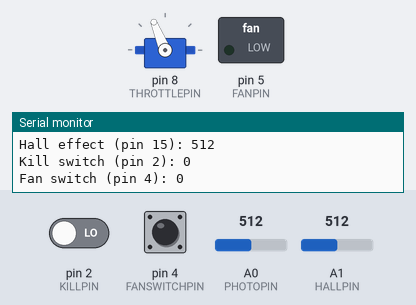
Simulated run of this sketch. Board: Arduino Uno, built with avr-gcc and run on an emulated ATmega328P. On the bench: servo, switched loads named in the sketch (green lamp = pin HIGH), the last lines printed to the serial monitor. The test bench sets the inputs (shaded band); at power-on: pin 4 (FANSWITCHPIN) LOW, pin 2 (KILLPIN) LOW, A0 (PHOTOPIN) = 512, A1 (HALLPIN) = 512.

Above: at 2.2 s.
2.3 s: pin 4 (FANSWITCHPIN) pulled HIGH for 1.25 s
At 3.9 s:
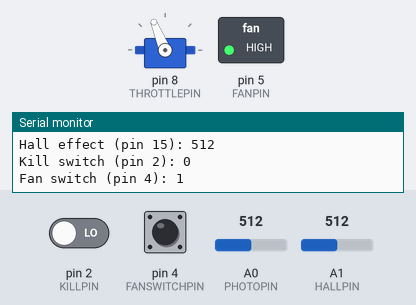
5.6 s: pin 4 (FANSWITCHPIN) pulled HIGH for 3.2 s
At 10.3 s:
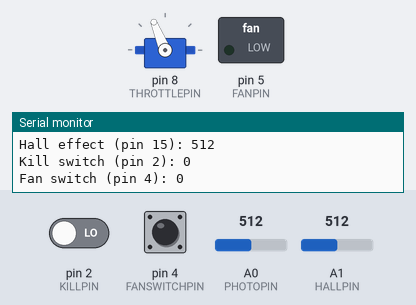
Timing chart, 0 to 11.8 s (numbered marks = the images above; inputs shaded):
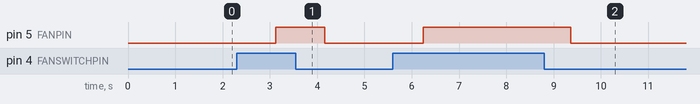

The sketch:

combustionTester.ino
```cpp
#define PHOTOPIN A0
//input pin is the pin to attach the bleach clock sensor too
#define KILLPIN 2
//digital pin for the kill switch
#define HALLPIN A1
//analog pin for the hall effect sensor
#define THROTTLEPIN 8
//pin for throttle control
#define FANPIN 5
//pin for fan
#define FANSWITCHPIN 4
//pin for fan switch

#include <Servo.h>

float throttleOpen = 75;
float throttleClose = 112;
float throttleInit = 75;
float throttleCurrent = throttleInit; //hold current value for throttle
Servo throttle;

void setup()
{
  Serial.begin(9600);
  Serial.println("-------------------");
  Serial.println("Begin run");

  pinMode(KILLPIN, INPUT);
  pinMode(HALLPIN, INPUT);
  pinMode(PHOTOPIN, INPUT);
  pinMode(FANPIN, OUTPUT);
  pinMode(FANSWITCHPIN, INPUT);
  throttle.attach(THROTTLEPIN);
  throttle.write(throttleInit);

  //test the servo
  throttle.write(throttleOpen);
  delay(1000);
  throttle.write(throttleClose);
}

void printSensor(String name, int pin, int value) {
  Serial.print(name);
  Serial.print(" (pin ");
  Serial.print(pin);
  Serial.print("): ");
  Serial.println(value);
}

void loop()
{
  int photo = analogRead(PHOTOPIN);
  int hall = analogRead(HALLPIN);
  int kill = digitalRead(KILLPIN);
  int fanSwitch = digitalRead(FANSWITCHPIN);
  printSensor("Photoresistor", PHOTOPIN, photo);
  printSensor("Hall effect", HALLPIN, hall);
  printSensor("Kill switch", KILLPIN, kill);
  printSensor("Fan switch", FANSWITCHPIN, fanSwitch);

  if (fanSwitch) {
    digitalWrite(FANPIN, HIGH);
  }
  else {
    digitalWrite(FANPIN, LOW);
  }
  delay(1000);
}
```

Measured:
- after the input at 2.3 s, pin 5 (FANPIN): LOW → HIGH after 0.82 s, → LOW 1.0 s later
- after the input at 5.6 s, pin 5 (FANPIN): LOW → HIGH after 0.64 s, → LOW 3.1 s later
